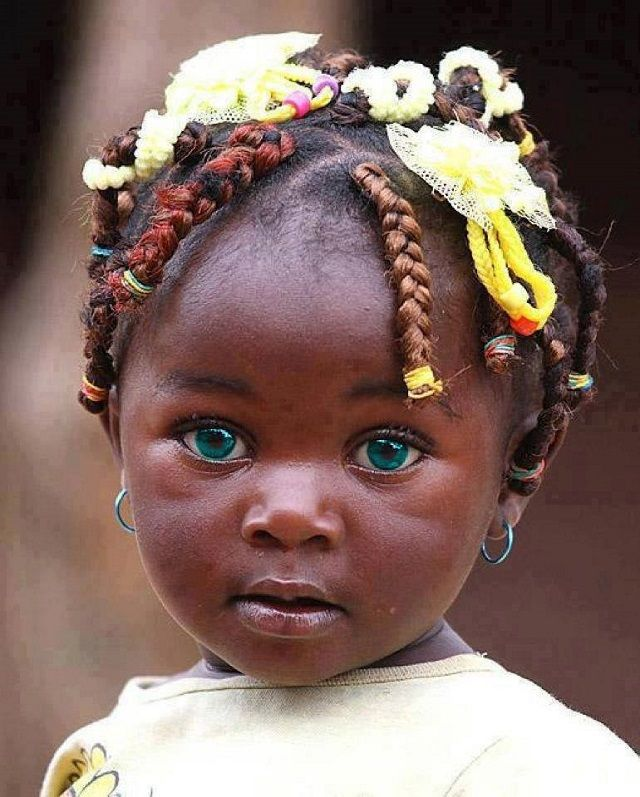
#> input picture Proyecto/Transformaciones/nina.jpg, 640 x 797 px, found by its file name
$ python filtroMediana.py
#> lines starting #> are read from the running program, lines starting #| are printed output that depends on the picture
import cv2
import numpy as np

nombreImg="nina.jpg"
ruta="C:\\Users\\jessi\\Documents\\Universidad\\6to Semestre\\Procesamiento_imagenes\\Practicas\\Imagenes\\"+nombreImg
imagen=cv2.imread(ruta,cv2.IMREAD_GRAYSCALE)
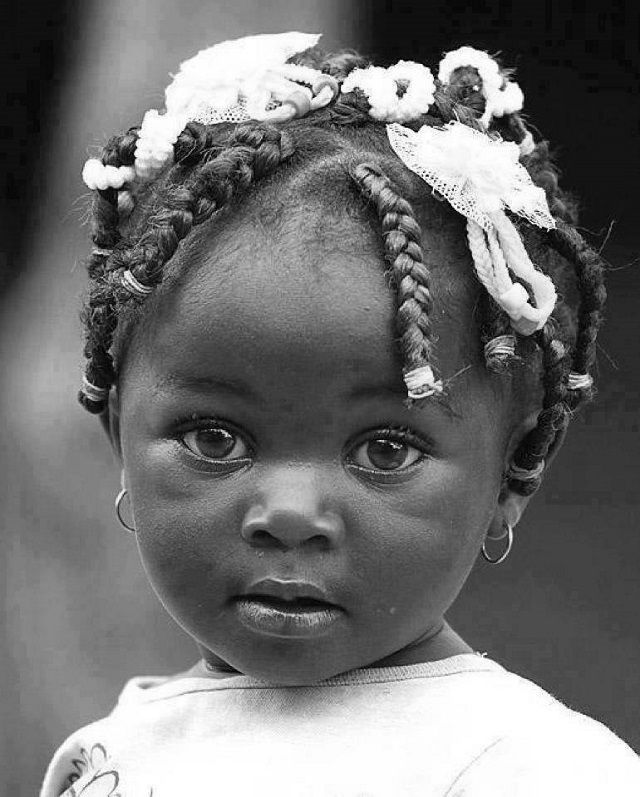
#> imagen: shape (797, 640); min 0, max 255, mean 113.8
imagen = cv2.resize(imagen, (500, 600))
#> imagen: shape (600, 500)
#n=21
n=int(input("Ingresa el tamaño de la máscara: "))
#> the answer given: 3
if n%2==0: n=n+1
margen=n//2
print("El tamaño de l a matriz es ",n,"x",n)

alto,ancho=imagen.shape
#> alto = 600; ancho = 500
pixelesImg=np.array(imagen)
nuevaImg=np.zeros((alto, ancho), dtype=np.uint8)

# ------------------------------para toda la imagen--------------------------------------------
for i in range(0,alto):
    for j in range(0,ancho):
        columna=max(0, i-margen)
        columnaFin=min(alto, i+margen+1)
        fila=max(0, j-margen)
        filaFin=min(ancho, j+margen+1)

        matriz=pixelesImg[columna:columnaFin, fila:filaFin]
        ordenado=np.sort(matriz)
        media=np.median(ordenado)
        nuevaImg[i, j]=int(media)


cv2.imshow("Imagen original",imagen.astype(np.uint8))
cv2.imshow("Imagen mediana",nuevaImg.astype(np.uint8))
cv2.waitKey()
cv2.destroyAllWindows()

$ run again, with Proyecto/Transformaciones/flowers.jpg copied over Proyecto/Transformaciones/nina.jpg
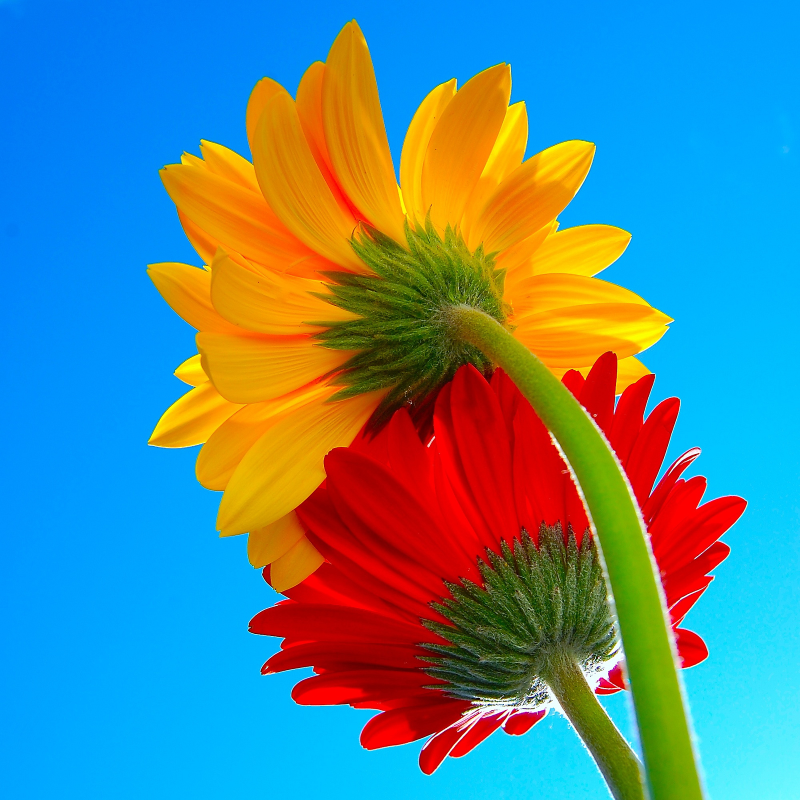
#> input picture Proyecto/Transformaciones/flowers.jpg, 1600 x 1600 px, found by its file name (shown at 1/2 size)
#> `imagen=cv2.imread(ruta,cv2.IMREAD_GRAYSCALE)`:
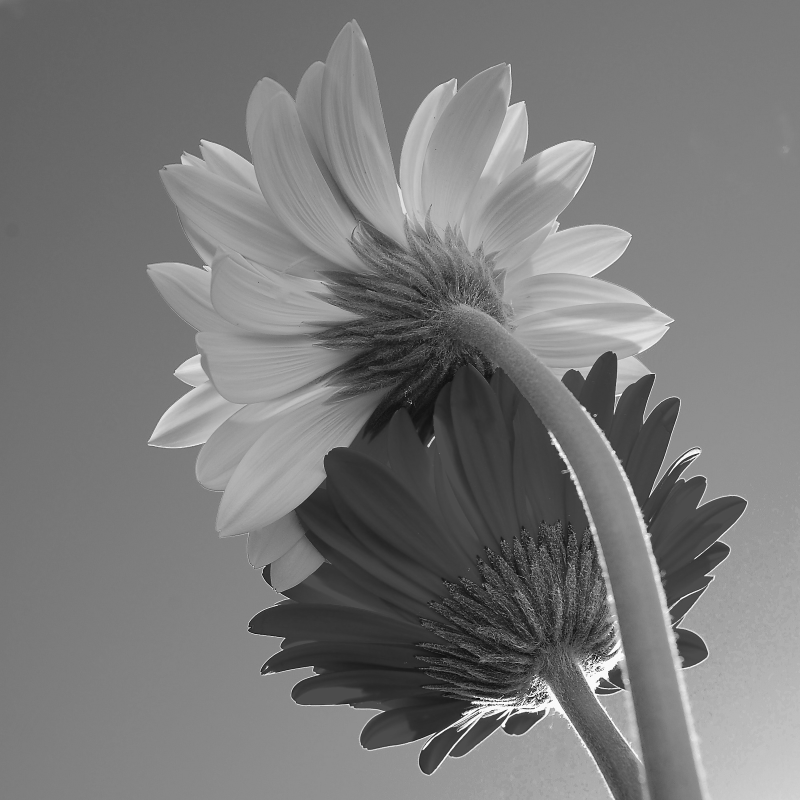
#> imagen: shape (1600, 1600) (shown at 1/2 size); min 0, max 255, mean 121.2
#> `imagen = cv2.resize(imagen, (500, 600))`:
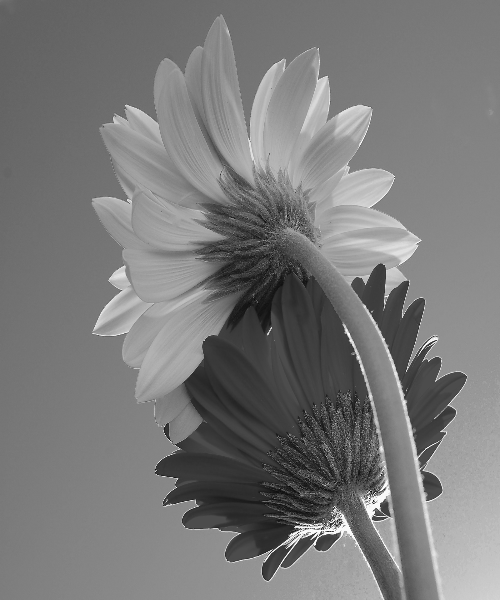
#> imagen: shape (600, 500); min 5, max 254, mean 121.1
